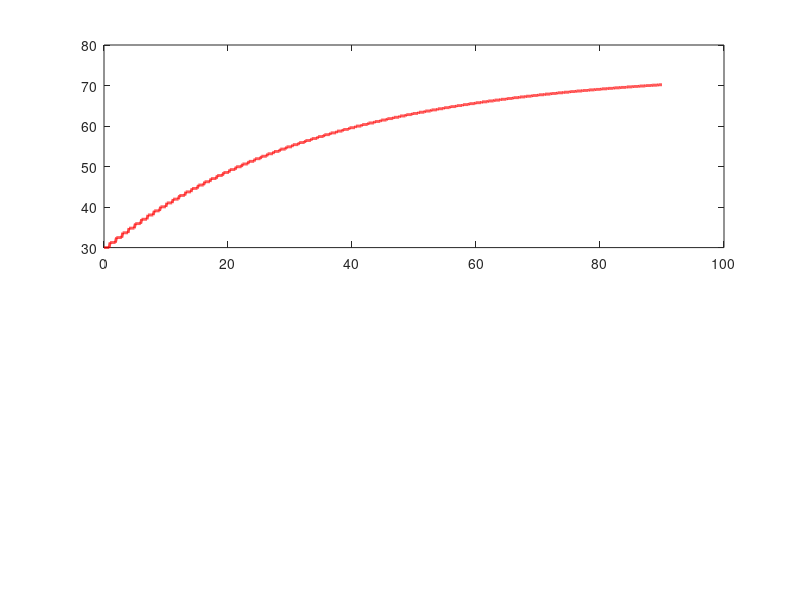

MATLAB code to generate this figure: (Note: this script raises an error after producing the figure.)
%% Pasteurization Fill & Hold Simulation - Energy Analysis
clear; clc;

% --- INPUT PARAMETERS ---
m_tube = 0.035;             
m_tank = 1.2;               
P_solar = 125.0;           
T_setpoint = 73;           
T_start_tank = 30;         
T_reset_tube = 30;         
cp = 4186;                 

t_flow = 9;                
t_sim_min = 90;            
t_time = 0:1:(t_sim_min * 60);

% --- STATE VARIABLES ---
T_tank = zeros(size(t_time));
T_tube = zeros(size(t_time));
T_tank_current = T_start_tank;
T_tube_current = T_start_tank;
is_pumping = false;

% --- SIMULATION ---
for t = 1:length(t_time)
    
    if T_tube_current < T_setpoint && ~is_pumping
        % TUBE HEATING
        dT_tube = P_solar / (m_tube * cp);
        T_tube_current = T_tube_current + dT_tube;
        
    elseif T_tube_current >= T_setpoint && ~is_pumping
        % PUMP ACTIVATION
        is_pumping = true;
        pump_start_time = t;
    end
    
    if is_pumping
        if (t - pump_start_time) < t_flow
            % HEAT TRANSFER TO TANK
            mass_flow_rate = m_tube / t_flow;
            dT_tank = (mass_flow_rate * (T_tube_current - T_tank_current)) / m_tank;
            T_tank_current = T_tank_current + dT_tank;
        else
            % TUBE RESET TO COLD TEMPERATURE
            is_pumping = false;
            T_tube_current = T_reset_tube;
        end
    end
    
    T_tank(t) = T_tank_current;
    T_tube(t) = T_tube_current;
end

% --- PLOTTING ---
figure('Color', 'w');

% 🔴 Tank
subplot(2,1,1);
plot(t_time/60, T_tank, 'r', 'LineWidth', 2); hold on;
yline(70, '--k', 'Pasteurization Target');
grid on;
ylabel('Tank Temperature (°C)');
title('Tank Temperature Evolution');

% 🔵 Tube
subplot(2,1,2);
plot(t_time/60, T_tube, 'b', 'LineWidth', 1.5);
grid on;
ylabel('Tube Temperature (°C)');
xlabel('Time (minutes)');
title('Tube Thermal Cycles (Fill & Hold)');

% --- OUTPUT ---
idx = find(T_tank >= 70, 1);
if ~isempty(idx)
    fprintf('Time to reach 70°C: %.1f minutes\n', idx / 60);
else
    fprintf('70°C not reached within simulation time.\n');
end
